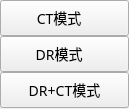
        <widget class="QWidget" name="widget_t1" native="true">
         <property name="sizePolicy">
          <sizepolicy hsizetype="Preferred" vsizetype="Minimum">
           <horstretch>0</horstretch>
           <verstretch>0</verstretch>
          </sizepolicy>
         </property>
         <property name="minimumSize">
          <size>
           <width>129</width>
           <height>109</height>
          </size>
         </property>
         <property name="maximumSize">
          <size>
           <width>129</width>
           <height>109</height>
          </size>
         </property>
         <property name="font">
          <font>
           <pointsize>16</pointsize>
          </font>
         </property>
         <property name="contextMenuPolicy">
          <enum>Qt::NoContextMenu</enum>
         </property>
         <property name="styleSheet">
          <string notr="true"/>
         </property>
         <layout class="QGridLayout" name="gridLayout_2">
          <property name="leftMargin">
           <number>0</number>
          </property>
          <property name="topMargin">
           <number>0</number>
          </property>
          <property name="rightMargin">
           <number>0</number>
          </property>
          <property name="bottomMargin">
           <number>0</number>
          </property>
          <property name="spacing">
           <number>0</number>
          </property>
          <item row="2" column="0">
           <widget class="QPushButton" name="pushButton_modeldrct">
            <property name="sizePolicy">
             <sizepolicy hsizetype="Minimum" vsizetype="Ignored">
              <horstretch>0</horstretch>
              <verstretch>0</verstretch>
             </sizepolicy>
            </property>
            <property name="minimumSize">
             <size>
              <width>129</width>
              <height>36</height>
             </size>
            </property>
            <property name="maximumSize">
             <size>
              <width>129</width>
              <height>36</height>
             </size>
            </property>
            <property name="font">
             <font>
              <family>PingFang SC</family>
              <pointsize>-1</pointsize>
              <weight>50</weight>
              <italic>false</italic>
              <bold>false</bold>
             </font>
            </property>
            <property name="styleSheet">
             <string notr="true">font:14px PingFang SC;</string>
            </property>
            <property name="text">
             <string>DR+CT模式</string>
            </property>
           </widget>
          </item>
          <item row="1" column="0">
           <widget class="QPushButton" name="pushButton_modelct">
            <property name="sizePolicy">
             <sizepolicy hsizetype="Minimum" vsizetype="Ignored">
              <horstretch>0</horstretch>
              <verstretch>0</verstretch>
             </sizepolicy>
            </property>
            <property name="minimumSize">
             <size>
              <width>129</width>
              <height>36</height>
             </size>
            </property>
            <property name="maximumSize">
             <size>
              <width>129</width>
              <height>36</height>
             </size>
            </property>
            <property name="font">
             <font>
              <family>PingFang SC</family>
              <pointsize>-1</pointsize>
              <weight>50</weight>
              <italic>false</italic>
              <bold>false</bold>
              <kerning>true</kerning>
             </font>
            </property>
            <property name="autoFillBackground">
             <bool>false</bool>
            </property>
            <property name="styleSheet">
             <string notr="true">font:14px PingFang SC;</string>
            </property>
            <property name="text">
             <string>DR模式   </string>
            </property>
           </widget>
          </item>
          <item row="0" column="0">
           <widget class="QPushButton" name="pushButton_modeldr">
            <property name="sizePolicy">
             <sizepolicy hsizetype="Minimum" vsizetype="Ignored">
              <horstretch>0</horstretch>
              <verstretch>0</verstretch>
             </sizepolicy>
            </property>
            <property name="minimumSize">
             <size>
              <width>129</width>
              <height>36</height>
             </size>
            </property>
            <property name="maximumSize">
             <size>
              <width>129</width>
              <height>36</height>
             </size>
            </property>
            <property name="font">
             <font>
              <family>PingFang SC</family>
              <pointsize>-1</pointsize>
              <weight>50</weight>
              <italic>false</italic>
              <bold>false</bold>
             </font>
            </property>
            <property name="styleSheet">
             <string notr="true">font:14px PingFang SC;</string>
            </property>
            <property name="text">
             <string>CT模式   </string>
            </property>
            <property name="autoRepeat">
             <bool>false</bool>
            </property>
           </widget>
          </item>
         </layout>
        </widget>
